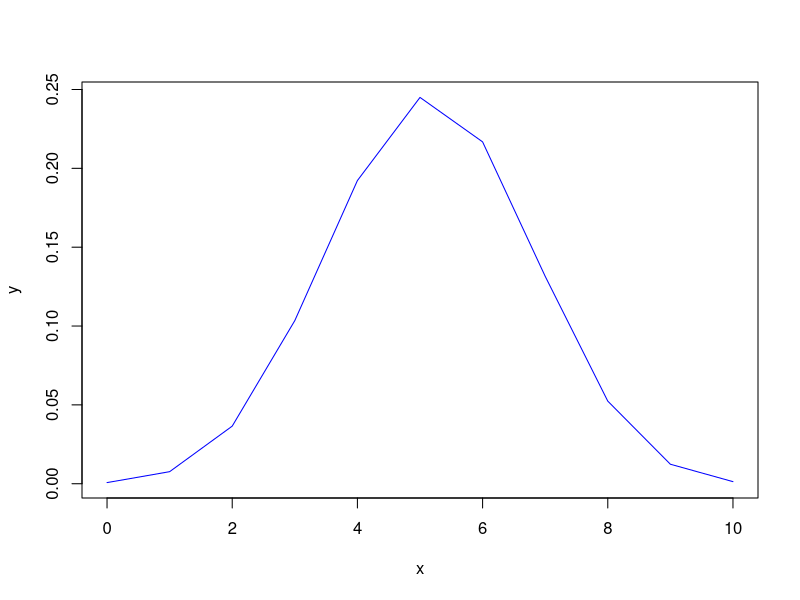
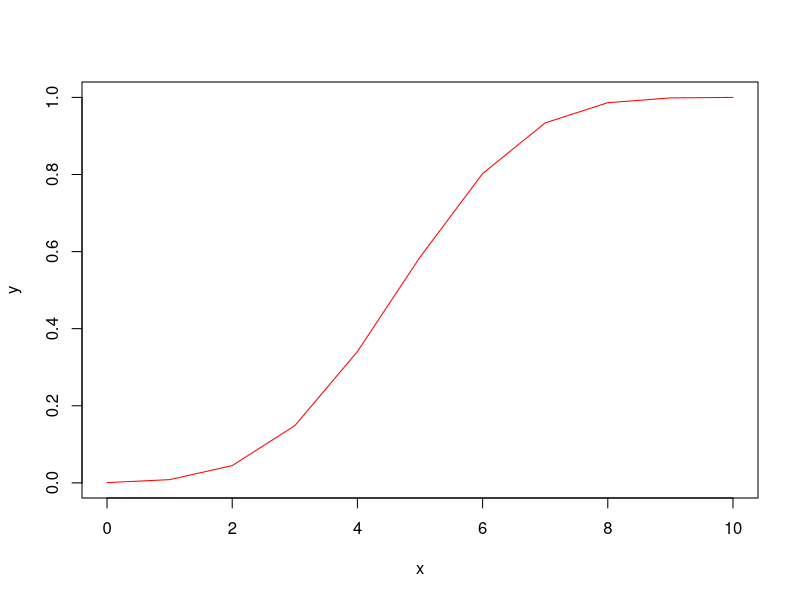
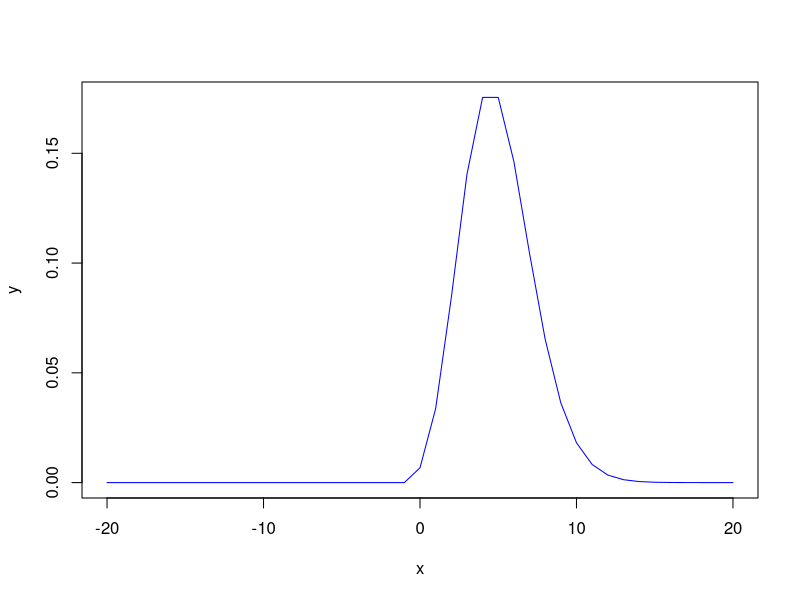

Reproduce these figures in R, in order.
## ---- chunk 1
library(MASS)
df <- Cars93
## ---- chunk 2
set.seed(1234)
training_dataset <- sample(1:nrow(df), 40, replace = FALSE)
index <- as.numeric(row.names(df))
test_dataset <- index[- training_dataset]
training_df <- df[training_dataset,]
training_df ## Training Dataset
test_df <- df[test_dataset,]
test_df ## Test Dataset
## ---- chunk 3
write.csv(training_df, file = "training_df.csv")
write.csv(test_df, file = "test_df.csv")
## ---- chunk 4
USA_training_df <- training_df[training_df$Origin == "USA",]
nrow(USA_training_df) ##number of USA cars in the training dataset
non_USA_training_df <- training_df[training_df$Origin == "non-USA",]
nrow(non_USA_training_df) ##number of non-USA cars in the training dataset
## ---- chunk 5
births <- sample(c("boy", "girl"), size = 10, replace = TRUE, prob = c(0.515, 0.485))
table(births)
## ---- chunk 6
many_births <- sample(c("boy", "girl"), size = 10000, replace = TRUE, prob = c(0.515, 0.485))
table(many_births)
## ---- chunk 7
prob_3_boys <- dbinom(3, size = 10, prob = 0.515)
prob_3_boys ##probability of exactly 3 boys out of 10 births
## ---- chunk 8
prob_8_or_more <- pbinom(7, size = 10, prob = 0.515, lower.tail = FALSE)
prob_8_or_more ##probability of 8 or more boys out of 10 births
## ---- chunk 9
n <- 10
x <- 0:n
y <- dbinom(x, size = 10, prob = 0.515)
plot(x,y, type = "l", pch = 16, col = "blue") ## Density Function

n <- 10
x <- 0:n
y <- pbinom(x, size = 10, prob = 0.515)
plot(x,y, type = "l", pch = 16, col = "red") ## Cumulative Probability Function
## ---- chunk 10
prob_exactly_4 <- dpois(4, lambda = 5)
prob_exactly_4 ## Probability that exactly 4 cars arrive in next ten seconds
## ---- chunk 11
prob_more_than_5 <- ppois(5, lambda = 5, lower.tail = FALSE)
prob_more_than_5 ## Probability that more than 5 cars arrive in next ten seconds
## ---- chunk 12
n <- 20
x <- seq(from = -20, to = 20)
y <- dpois(x, lambda = 5)
plot(x, y, type = "l", pch = 16, col = "blue") ## Density Function
